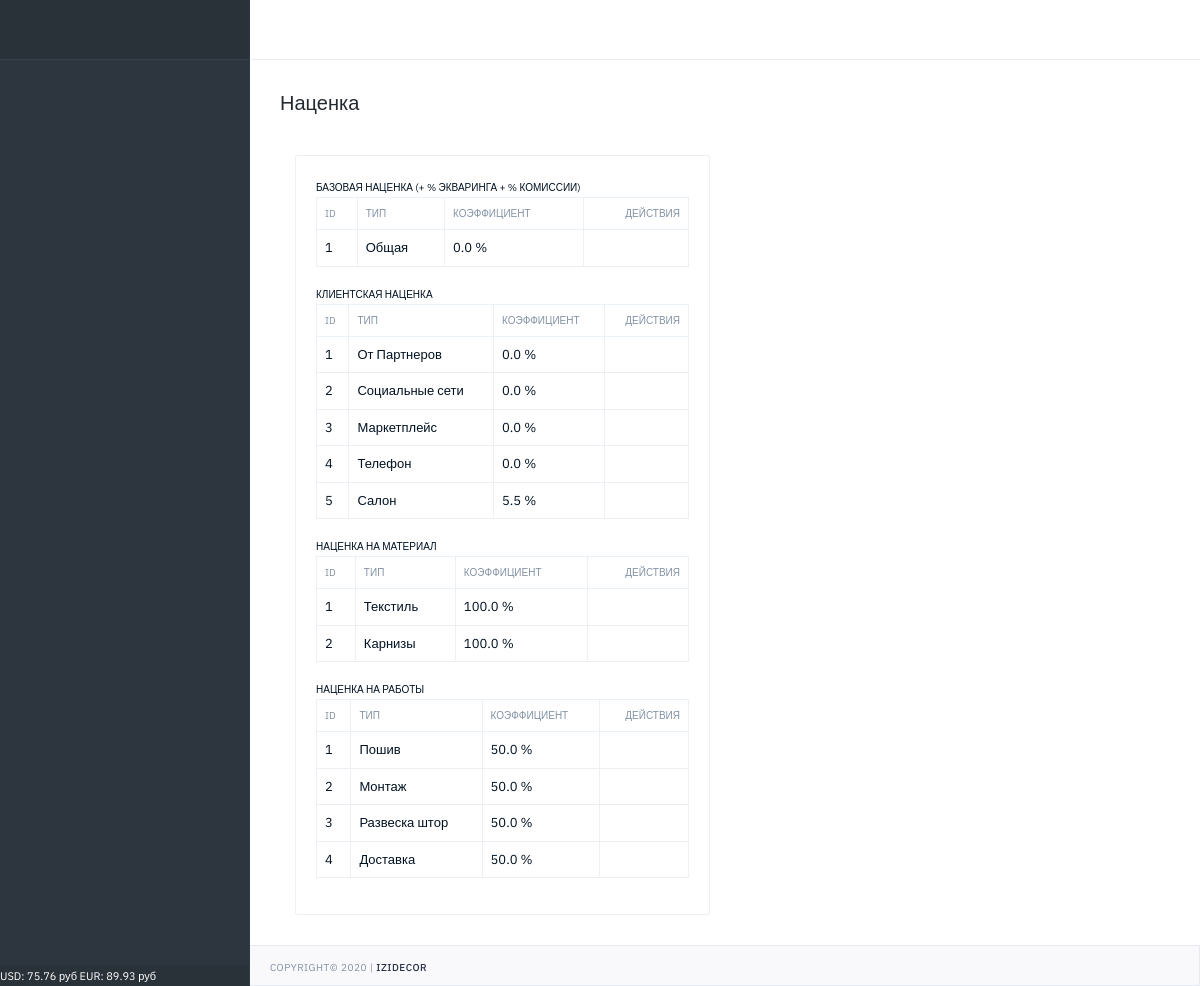
Page /markup/markup/list/ on the earlier database version.
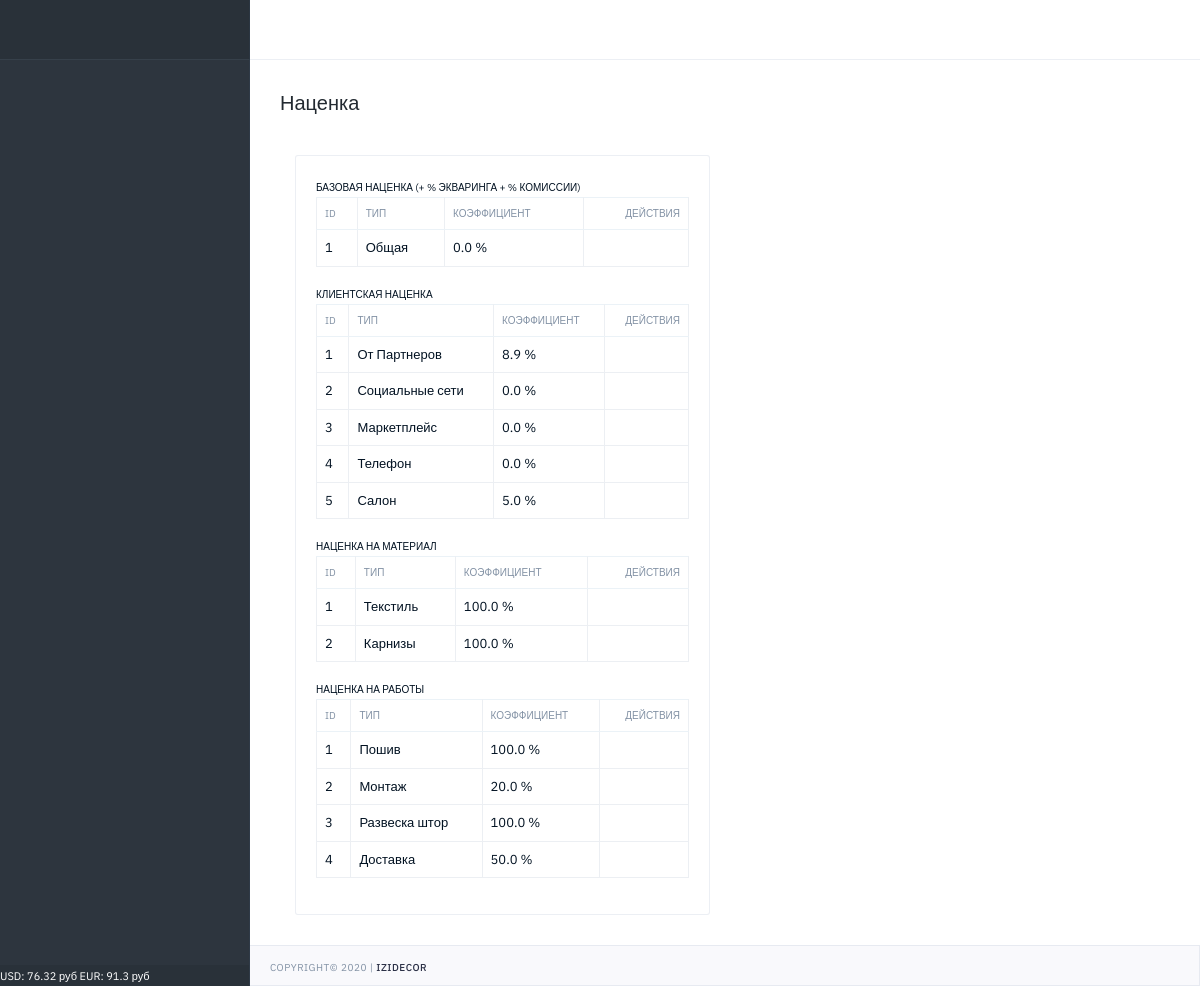
Same page on the later database version.
### markup/models.py (models this page shows, shortened)
class MarkupCurrency(models.Model):
    name = models.CharField(verbose_name='Название', max_length=100)
    value = models.FloatField(verbose_name='Значение', default=0)

class MarkupCommon(models.Model):
    name = models.CharField(verbose_name='Название', max_length=100)
    markup = models.FloatField(verbose_name='Наценка', max_length=100, default=1)

class MarkupCustomerCategory(models.Model):
    SOURCE_T = (
        (0, 'От Партнеров'),
        (1, 'Социальные сети'),
        (2, 'Маркетплейс'),
        (3, 'Телефон'),
        (4, 'Салон'),
    )
    source_t = models.IntegerField(verbose_name='Категория', choices=SOURCE_T, default=0)
    markup = models.FloatField(verbose_name='Наценка', max_length=100, default=1)

class MarkupMaterialCategory(models.Model):
    SOURCE_T = (
        (0, 'Текстиль'),
        (1, 'Карнизы'),
    )
    source_t = models.IntegerField(verbose_name='Категория', choices=SOURCE_T, default=0)
    markup = models.FloatField(verbose_name='Наценка', max_length=100, default=1)

class MarkupWorkCategory(models.Model):
    SOURCE_T = (
        (0, 'Пошив'),
        (1, 'Монтаж'),
        (2, 'Развеска штор'),
        (3, 'Доставка'),
    )
    source_t = models.IntegerField(verbose_name='Категория', choices=SOURCE_T, default=0)
    markup = models.FloatField(verbose_name='Наценка', max_length=100, default=1)

### markup/views.py (the view)
# urls.py: path('markup/list/', MarkupList, name="markup_list"),
def MarkupList(request):
    common = MarkupCommon.objects.all()
    customers = MarkupCustomerCategory.objects.all()
    materials = MarkupMaterialCategory.objects.all()
    works = MarkupWorkCategory.objects.all()
    context = {
        'common': common,
        'customers': customers,
        'materials': materials,
        'works': works
    }
    return render(request, 'markup/markups.html', context=context)

### main/template_tags/custom_tags.py (called while the page is built)
@register.filter(name='get_markup')
def get_markup(markup):
    markup_p = markup*100 - 100
    return f'{round(markup_p,2)} %'

@register.simple_tag()
def get_currency():
    usd = MarkupCurrency.objects.get(name='USD')
    eur = MarkupCurrency.objects.get(name='EUR')
    f = f'USD: {round(usd.value,2)} руб  EUR: {round(eur.value,2)} руб'
    return f

### markup/templates/markup/markups.html (shortened to what this page needs)
{% extends "main/base.html" %}
{% block title_h1 %}Наценка{% endblock %}
{% block body_content %}
                     <div class="col-md-6 col-lg-6">
                        <div class="card mg-b-30">
                           <div class="card-body">
                              <table class="table table-bordered table-hover">
                                  <thead class="tx-10 tx-uppercase">
                                    <span class="tx-10 tx-uppercase">Базовая наценка (+ % экваринга + % комиссии) </span>
                                     <tr>
                                        <th>ID</th>
                                        <th>Тип</th>
                                        <th>Коэффициент</th>
                                        <th class="tx-right">Действия</th>
                                     </tr>
                                  </thead>
                                 <tbody>
                                    {% for q in common %}
                                        <tr>
                                            <td>{{q.id}}</td>
                                            <td>{{ q.name }}</td>
                                            <td>{{ q.markup|get_markup }}</td>
                                            <td class="tx-right">
                                                <a href="{% url 'markup:markup_common_edit' id=q.id %}"  title="" data-toggle="tooltip" data-original-title="Изменить"></a>
                                            </td>
                                        </tr>
                                    {% endfor %}
                                 </tbody>
                              </table>
                               <table class="table table-bordered table-hover">
                                  <thead class="tx-10 tx-uppercase">
                                    <span class="tx-10 tx-uppercase"> Клиентская наценка</span>
                                     <tr>
                                        <th>ID</th>
                                        <th>Тип</th>
                                        <th>Коэффициент</th>
                                        <th class="tx-right">Действия</th>
                                     </tr>
                                  </thead>
                                 <tbody>
                                    {% for q in customers %}
                                        <tr>
                                            <td>{{q.id}}</td>
                                            <td>{{ q.get_source_t_display }}</td>
                                            <td>{{ q.markup|get_markup }}</td>
                                            <td class="tx-right">
                                                <a href="{% url 'markup:markup_customer_edit' id=q.id %}"  title="" data-toggle="tooltip" data-original-title="Изменить"></a>
                                            </td>
                                        </tr>
                                    {% endfor %}
                                 </tbody>
                              </table>
                               <table class="table table-bordered table-hover">
                                  <thead class="tx-10 tx-uppercase">
                                    <span class="tx-10 tx-uppercase">Наценка на материал</span>
                                     <tr>
                                        <th>ID</th>
                                        <th>Тип</th>
                                        <th>Коэффициент</th>
                                        <th class="tx-right">Действия</th>
                                     </tr>
                                  </thead>
                                 <tbody>
                                    {% for q in materials %}
                                        <tr>
                                            <td>{{q.id}}</td>
                                            <td>{{ q.get_source_t_display }}</td>
                                            <td>{{ q.markup|get_markup }}</td>
                                            <td class="tx-right">
                                                <a href="{% url 'markup:markup_material_edit' id=q.id %}"  title="" data-toggle="tooltip" data-original-title="Изменить"></a>
                                            </td>
                                        </tr>
                                    {% endfor %}
                                 </tbody>
                              </table>
                               <table class="table table-bordered table-hover">
                                  <thead class="tx-10 tx-uppercase">
                                    <span class="tx-10 tx-uppercase">Наценка на работы</span>
                                     <tr>
                                        <th>ID</th>
                                        <th>Тип</th>
                                        <th>Коэффициент</th>
                                        <th class="tx-right">Действия</th>
                                     </tr>
                                  </thead>
                                 <tbody>
                                    {% for q in works %}
                                        <tr>
                                            <td>{{q.id}}</td>
                                            <td>{{ q.get_source_t_display }}</td>
                                            <td>{{ q.markup|get_markup }}</td>
                                            <td class="tx-right">
                                                <a href="{% url 'markup:markup_work_edit' id=q.id %}"  title="" data-toggle="tooltip" data-original-title="Изменить"></a>
                                            </td>
                                        </tr>
                                    {% endfor %}
                                 </tbody>
                              </table>
                           </div>
                        </div>
                     </div>
{% endblock %}

### main/templates/main/base.html (shortened to what this page needs)
<!DOCTYPE html>
<html lang="zxx">
   <head>
      {% include 'main/main_elements/connect.html' %}
   </head>
   <body>
      <div class="page-container">
         <div class="page-sidebar">
            <div class="logo">
            </div>
            {% include 'main/main_elements/footer.html' %}
         </div>
         <div class="page-content">
            <div class="page-header">
               <nav class="navbar navbar-default">
                  <div class="navbar-header">
                     <div class="navbar-brand">
                        <ul class="list-inline">
                        </ul>
                     </div>
                  </div>
               </nav>
            </div>
            <div class="page-inner">
               <div class="pageheader pd-t-25 pd-b-35">
                  <div class="d-flex justify-content-between">
                     <div class="clearfix">
                        <div class="pd-t-5 pd-b-5">
                           <div>
                              <h1 class="pd-0 mg-0 tx-20 tx-dark">{% block title_h1 %}{% endblock %}</h1>
                           </div>
                        </div>
                     </div>
                  </div>
               </div>
               {% block body_content %}{% endblock %}
            </div>
            {% include 'main/main_elements/footer_page.html' %}
         </div>
      </div>
   </body>
</html>

### main/templates/main/main_elements/connect.html (shortened to what this page needs)
  <link type="text/css" rel="stylesheet" href="/static/main/assets/plugins/daterangepicker/daterangepicker.css"/>
  <link type="text/css" rel="stylesheet" href="/static/main/assets/plugins/chartist/chartist.css">
  <link type="text/css" rel="stylesheet" href="/static/main/assets/plugins/jqvmap/jquery-jvectormap-2.0.2.css">
  <link type="text/css" rel="stylesheet" href="/static/main/assets/css/style.css"/>
  <link rel="stylesheet" href="/static/main/assets/plugins/smartWizard/css/smart_wizard.min.css">
  <link type="text/css" rel="stylesheet" href="/static/main/assets/plugins/footable/footable.core.css">
  <link type="text/css" rel="stylesheet" href="/static/main/assets/plugins/rangeSlider/css/ion.rangeSlider.min.css"/>

### main/templates/main/main_elements/footer.html
<div class="sidebar-footer">
   <span class="tx tx-11 tx-white">{% get_currency %}</span>
</div>

### main/templates/main/main_elements/footer_page.html
<footer class="page-footer">
   <div class="pd-t-4 pd-b-0 pd-x-20">
      <div class="tx-10 tx-uppercase tx-gray-500 tx-spacing-1">
         <p class="pd-y-10 mb-0">Copyright&copy; 2020 | <a href="#" target="_blank">IziDecor</a></p>
      </div>
   </div>
</footer>

Differences in the rows shown:
changed MarkupCurrency: value.value "USD: 75.76 руб EUR: 89.93 руб" → "USD: 76.32 руб EUR: 91.3 руб"
changed MarkupCustomerCategory "От Партнеров": markup|get_markup "0.0 %" → "8.9 %"
changed MarkupCustomerCategory "Салон": markup|get_markup "5.5 %" → "5.0 %"
changed MarkupWorkCategory "Пошив": markup|get_markup "50.0 %" → "100.0 %"
changed MarkupWorkCategory "Монтаж": markup|get_markup "50.0 %" → "20.0 %"
changed MarkupWorkCategory "Развеска штор": markup|get_markup "50.0 %" → "100.0 %"
